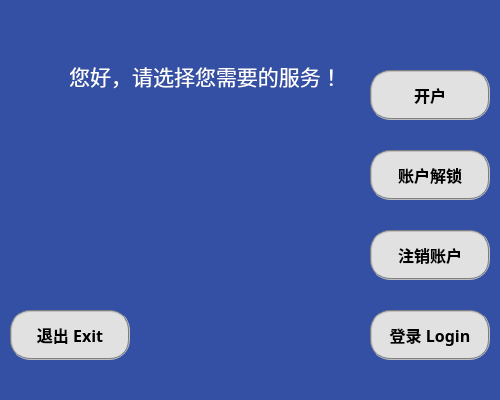
<?xml version="1.0" encoding="UTF-8"?>
<ui version="4.0">
 <class>manager</class>
 <widget class="QMainWindow" name="manager">
  <property name="geometry">
   <rect>
    <x>0</x>
    <y>0</y>
    <width>500</width>
    <height>400</height>
   </rect>
  </property>
  <property name="windowTitle">
   <string>管理</string>
  </property>
  <property name="styleSheet">
   <string notr="true">#manager{background-color: rgb(52, 80, 164);border-top-left-radius:15px;border-top-right-radius:5px;border-bottom-left-radius:15px;border-bottom-right-radius:5px}</string>
  </property>
  <property name="animated">
   <bool>true</bool>
  </property>
  <widget class="QWidget" name="centralwidget">
   <widget class="QPushButton" name="exit_btn">
    <property name="geometry">
     <rect>
      <x>10</x>
      <y>310</y>
      <width>120</width>
      <height>50</height>
     </rect>
    </property>
    <property name="font">
     <font>
      <family>微软雅黑</family>
      <pointsize>12</pointsize>
      <weight>75</weight>
      <bold>true</bold>
     </font>
    </property>
    <property name="styleSheet">
     <string notr="true">QPushButton{border:2px groove gray;border-radius:20px;padding:2px 4px;background-color: rgb(225, 225, 225);}
QPushButton:hover{background-color: rgb(20, 62, 134);border:none;color:rgb(255, 255, 255);}
QPushButton:checked{background-color: rgb(20, 62, 134);border:none;color:rgb(255, 255, 255);}</string>
    </property>
    <property name="text">
     <string>退出 Exit</string>
    </property>
   </widget>
   <widget class="QPushButton" name="signout_btn">
    <property name="geometry">
     <rect>
      <x>370</x>
      <y>230</y>
      <width>120</width>
      <height>50</height>
     </rect>
    </property>
    <property name="font">
     <font>
      <family>微软雅黑</family>
      <pointsize>12</pointsize>
      <weight>75</weight>
      <bold>true</bold>
     </font>
    </property>
    <property name="styleSheet">
     <string notr="true">QPushButton{border:2px groove gray;border-radius:20px;padding:2px 4px;background-color: rgb(225, 225, 225);}
QPushButton:hover{background-color: rgb(20, 62, 134);border:none;color:rgb(255, 255, 255);}
QPushButton:checked{background-color: rgb(20, 62, 134);border:none;color:rgb(255, 255, 255);}</string>
    </property>
    <property name="text">
     <string>注销账户</string>
    </property>
   </widget>
   <widget class="QPushButton" name="unlock_btn">
    <property name="geometry">
     <rect>
      <x>370</x>
      <y>150</y>
      <width>120</width>
      <height>50</height>
     </rect>
    </property>
    <property name="font">
     <font>
      <family>微软雅黑</family>
      <pointsize>12</pointsize>
      <weight>75</weight>
      <bold>true</bold>
     </font>
    </property>
    <property name="styleSheet">
     <string notr="true">QPushButton{border:2px groove gray;border-radius:20px;padding:2px 4px;background-color: rgb(225, 225, 225);}
QPushButton:hover{background-color: rgb(20, 62, 134);border:none;color:rgb(255, 255, 255);}
QPushButton:checked{background-color: rgb(20, 62, 134);border:none;color:rgb(255, 255, 255);}</string>
    </property>
    <property name="text">
     <string>账户解锁</string>
    </property>
   </widget>
   <widget class="QLabel" name="pic1">
    <property name="geometry">
     <rect>
      <x>0</x>
      <y>0</y>
      <width>231</width>
      <height>51</height>
     </rect>
    </property>
    <property name="text">
     <string/>
    </property>
    <property name="pixmap">
     <pixmap resource="pics.qrc">:/pics/pictures/pic1.png</pixmap>
    </property>
   </widget>
   <widget class="QLabel" name="pic2">
    <property name="geometry">
     <rect>
      <x>70</x>
      <y>90</y>
      <width>261</width>
      <height>211</height>
     </rect>
    </property>
    <property name="text">
     <string/>
    </property>
    <property name="pixmap">
     <pixmap resource="pics.qrc">:/pics/pictures/pic2.jpg</pixmap>
    </property>
   </widget>
   <widget class="QLabel" name="label1">
    <property name="geometry">
     <rect>
      <x>70</x>
      <y>50</y>
      <width>271</width>
      <height>51</height>
     </rect>
    </property>
    <property name="sizePolicy">
     <sizepolicy hsizetype="Preferred" vsizetype="Preferred">
      <horstretch>0</horstretch>
      <verstretch>0</verstretch>
     </sizepolicy>
    </property>
    <property name="font">
     <font>
      <family>微软雅黑</family>
      <pointsize>16</pointsize>
      <weight>50</weight>
      <bold>false</bold>
     </font>
    </property>
    <property name="styleSheet">
     <string notr="true">color:rgb(255, 255, 255)</string>
    </property>
    <property name="text">
     <string>您好，请选择您需要的服务！</string>
    </property>
    <property name="scaledContents">
     <bool>false</bool>
    </property>
    <property name="alignment">
     <set>Qt::AlignCenter</set>
    </property>
    <property name="wordWrap">
     <bool>false</bool>
    </property>
    <property name="margin">
     <number>0</number>
    </property>
    <property name="openExternalLinks">
     <bool>false</bool>
    </property>
   </widget>
   <widget class="QPushButton" name="signup_btn">
    <property name="geometry">
     <rect>
      <x>370</x>
      <y>70</y>
      <width>120</width>
      <height>50</height>
     </rect>
    </property>
    <property name="font">
     <font>
      <family>微软雅黑</family>
      <pointsize>12</pointsize>
      <weight>75</weight>
      <bold>true</bold>
     </font>
    </property>
    <property name="styleSheet">
     <string notr="true">QPushButton{border:2px groove gray;border-radius:20px;padding:2px 4px;background-color: rgb(225, 225, 225);}
QPushButton:hover{background-color: rgb(20, 62, 134);border:none;color:rgb(255, 255, 255);}
QPushButton:checked{background-color: rgb(20, 62, 134);border:none;color:rgb(255, 255, 255);}</string>
    </property>
    <property name="text">
     <string>开户</string>
    </property>
   </widget>
   <widget class="QPushButton" name="login_btn">
    <property name="geometry">
     <rect>
      <x>370</x>
      <y>310</y>
      <width>120</width>
      <height>50</height>
     </rect>
    </property>
    <property name="font">
     <font>
      <family>微软雅黑</family>
      <pointsize>12</pointsize>
      <weight>75</weight>
      <bold>true</bold>
     </font>
    </property>
    <property name="styleSheet">
     <string notr="true">QPushButton{border:2px groove gray;border-radius:20px;padding:2px 4px;background-color: rgb(225, 225, 225);}
QPushButton:hover{background-color: rgb(20, 62, 134);border:none;color:rgb(255, 255, 255);}
QPushButton:checked{background-color: rgb(20, 62, 134);border:none;color:rgb(255, 255, 255);}</string>
    </property>
    <property name="text">
     <string>登录 Login</string>
    </property>
   </widget>
  </widget>
 </widget>
 <resources>
  <include location="pics.qrc"/>
 </resources>
 <connections>
  <connection>
   <sender>exit_btn</sender>
   <signal>clicked()</signal>
   <receiver>manager</receiver>
   <slot>close()</slot>
   <hints>
    <hint type="sourcelabel">
     <x>69</x>
     <y>334</y>
    </hint>
    <hint type="destinationlabel">
     <x>403</x>
     <y>509</y>
    </hint>
   </hints>
  </connection>
 </connections>
</ui>
